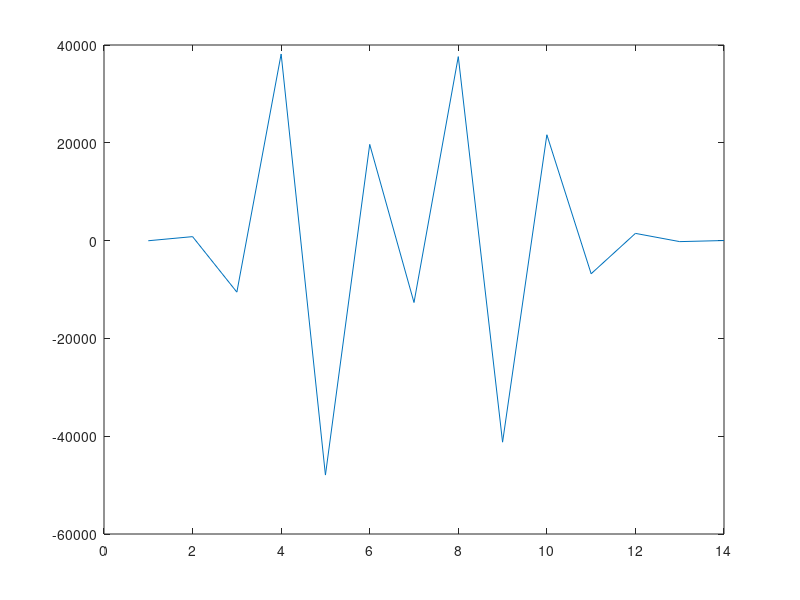

Write the MATLAB code that produced this figure.
PointData=[-4.25 -0.86;

    -4.2301059 -0.82736713

    -4.1609836 -0.78776914;

    -4.0619631 -0.75022006;

    -3.9361169 -0.71247947;

    -3.7757561 -0.67214936;

    -3.6014352 -0.63305801;

    -3.4079154 -0.5935216;

    -3.1910446 -0.55269537;

    -2.99897841 -0.51841462;

    -2.7809644 -0.48136303

    -2.6170125 -0.45432958;

    -2.4457848 -0.42714942;

    -2.2826445 -0.40175346;

    -2.115325 -0.37610537];
PointData(:,1)=PointData(:,1)-(-4.25);
PointData(:,2)=PointData(:,2)-(-0.86);

nn=length(PointData(:,1));
PointX=PointData(2:nn,1);
PointY=PointData(2:nn,2);

PointA=[-2.10921 -0.699441]'-[-4.25 -0.86]';
k_zita=PointA(2)/PointA(1);

zita=0.07586201:0.07586201:2.2;

C=zeros(nn-1,nn-1);
for i=1:nn-1
   for j=1:nn-1
      C(i,j)= PointY(i)/((PointX(i)-zita(j))^2+(PointY(i)-k_zita*zita(j))^2);
   end
end

m=C^-1*PointY;
plot(m)